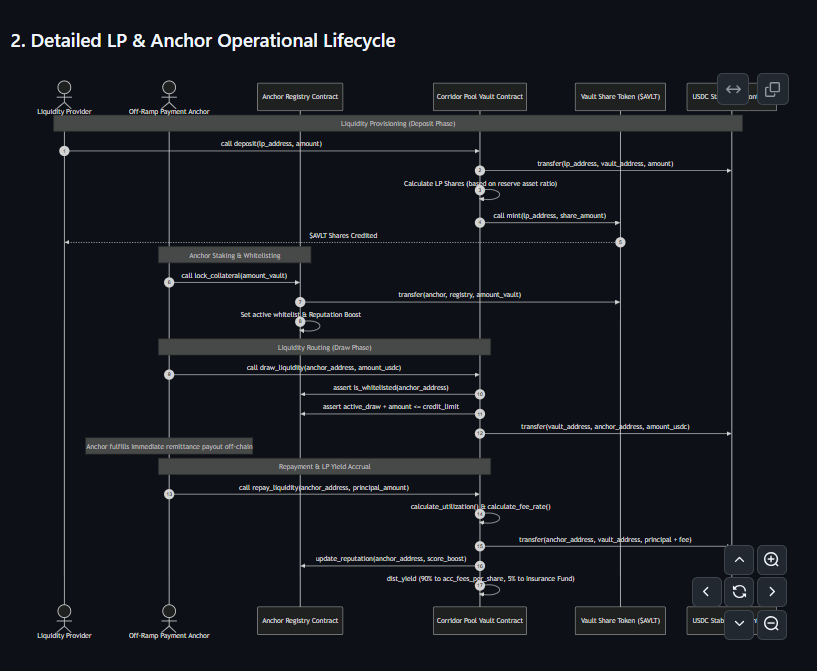
#> input picture website phtoo/Screenshot 2026-06-07 003806.png, 817 x 671 px, found by its file name
$ python generate_anchorvault_launch_video.py
#> lines starting #> are read from the running program, lines starting #| are printed output that depends on the picture
import os
import textwrap
from typing import Dict, Optional, Tuple

import imageio.v2 as imageio
import numpy as np
from PIL import Image, ImageDraw, ImageEnhance, ImageFilter, ImageFont

ROOT = r"E:\AnchorVault onchain stellar"
OUTPUT_DIR = os.path.join(ROOT, "generated")
OUTPUT_VIDEO = os.path.join(OUTPUT_DIR, "anchorvault_mainnet_launch_30s.mp4")

W, H = 1920, 1080
FPS = 30
SHOT_SECONDS = 5
SHOT_FRAMES = SHOT_SECONDS * FPS

SHOTS = [
    {
        "image": r"website phtoo\Screenshot 2026-06-07 003806.png",
        "title": "LIQUIDITY IS FRAGMENTED",
        "subtitle": "Billions in liquidity sit idle while global payment corridors remain disconnected.",
        "zoom": (1.00, 1.10),
        "pan": (-0.15, 0.10),
        "overlay_alpha": 165,
        "saturation": 0.8,
    },
    {
        "image": r"website phtoo\Screenshot 2026-06-07 003402.png",
        "title": "ANCHORVAULT IS LIVE",
        "subtitle": "Introducing AnchorVault. A trustless liquidity protocol built on Stellar Mainnet.",
        "zoom": (1.00, 1.06),
        "pan": (0.05, 0.02),
        "overlay_alpha": 95,
        "saturation": 1.05,
    },
    {
        "image": r"website phtoo\Screenshot 2026-06-07 003453.png",
        "title": "EARN ORGANIC YIELD",
        "subtitle": "Deposit stablecoins, power real settlement corridors, and earn yield from actual transaction activity.",
        "zoom": (1.00, 1.08),
        "pan": (0.10, 0.00),
        "overlay_alpha": 100,
        "saturation": 1.08,
    },
    {
        "image": r"website phtoo\Screenshot 2026-06-07 003721.png",
        "title": "REAL-WORLD SETTLEMENT",
        "subtitle": "AnchorVault connects on-chain liquidity directly to payment anchors and real-world settlement infrastructure.",
        "zoom": (1.00, 1.12),
        "pan": (-0.08, 0.06),
        "overlay_alpha": 105,
        "saturation": 1.05,
    },
    {
        "image": r"website phtoo\Screenshot 2026-06-07 003438.png",
        "title": "LIVE. TRANSPARENT. ON-CHAIN.",
        "subtitle": "Monitor performance in real time, track liquidity, and watch rewards compound directly on-chain.",
        "zoom": (1.00, 1.10),
        "pan": (0.12, 0.08),
        "overlay_alpha": 95,
        "saturation": 1.06,
    },
    {
        "image": None,
        "title": "BUILD THE FUTURE",
        "subtitle": "AnchorVault is live on Stellar Mainnet. Provide liquidity. Earn organic yield. Join the future of global payments.",
    },
]

FINAL_LINES = [
    "ANCHORVAULT",
    "LIVE ON STELLAR MAINNET",
    "www.anchorvault.xyz",
    "PROVIDE LIQUIDITY • EARN YIELD • POWER PAYMENTS",
]


def load_font(size: int, bold: bool = False) -> ImageFont.ImageFont:
    candidates = [
        r"C:\Windows\Fonts\segoeuib.ttf" if bold else r"C:\Windows\Fonts\segoeui.ttf",
        r"C:\Windows\Fonts\arialbd.ttf" if bold else r"C:\Windows\Fonts\arial.ttf",
    ]
    for path in candidates:
        if os.path.exists(path):
            return ImageFont.truetype(path, size=size)
    return ImageFont.load_default()


def resize_cover(img: Image.Image, target_size: Tuple[int, int]) -> Image.Image:
#> called with target_size = (1920, 1080)
    tw, th = target_size
    scale = max(tw / img.width, th / img.height)
#> scale = 2.35
    nw, nh = int(img.width * scale), int(img.height * scale)
#> nw = 1920; nh = 1576
    resized = img.resize((nw, nh), Image.Resampling.LANCZOS)
    left = (nw - tw) // 2
#> left = 0
    top = (nh - th) // 2
#> top = 248
    return resized.crop((left, top, left + tw, top + th))
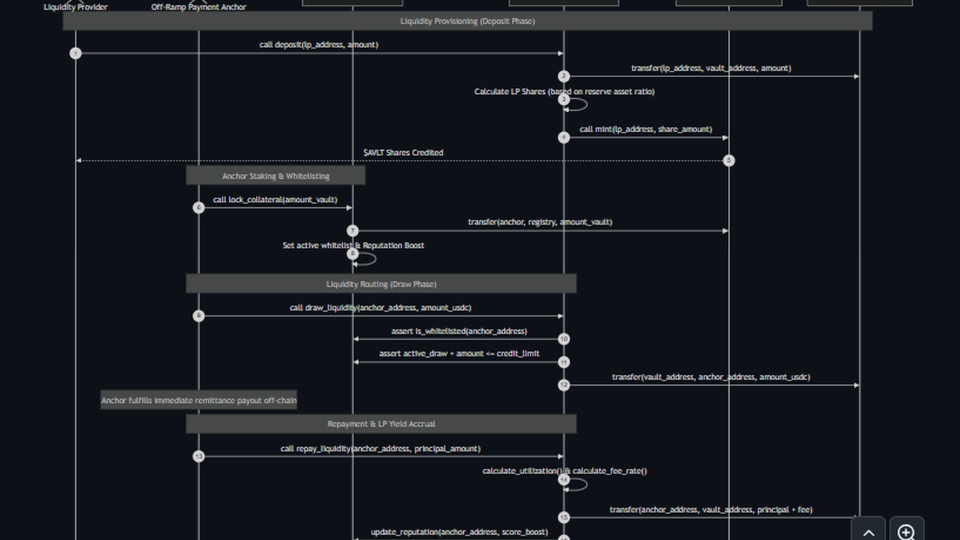
#> returned value: PIL image 1920x1080 RGB (shown at 1/2 size); mean R, G, B 23.1, 26.8, 32.1


def animated_bg(
    src: Image.Image,
    progress: float,
    zoom_range: Tuple[float, float],
    pan: Tuple[float, float],
    overlay_alpha: int,
    saturation: float,
    blur: float = 0.0,
) -> Image.Image:
    base = resize_cover(src, (W, H))
    if abs(saturation - 1.0) > 1e-3:
        base = ImageEnhance.Color(base).enhance(saturation)

    z0, z1 = zoom_range
    zoom = z0 + (z1 - z0) * progress
    zw, zh = int(W * zoom), int(H * zoom)
    zoomed = base.resize((zw, zh), Image.Resampling.LANCZOS)

    extra_x = max(0, zw - W)
    extra_y = max(0, zh - H)
    pan_x, pan_y = pan
    x = int(extra_x * (0.5 + pan_x * (progress - 0.5)))
    y = int(extra_y * (0.5 + pan_y * (progress - 0.5)))
    x = max(0, min(x, extra_x))
    y = max(0, min(y, extra_y))
    frame = zoomed.crop((x, y, x + W, y + H))

    if blur > 0:
        frame = frame.filter(ImageFilter.GaussianBlur(radius=blur))

    overlay = Image.new("RGBA", (W, H), (5, 7, 14, overlay_alpha))
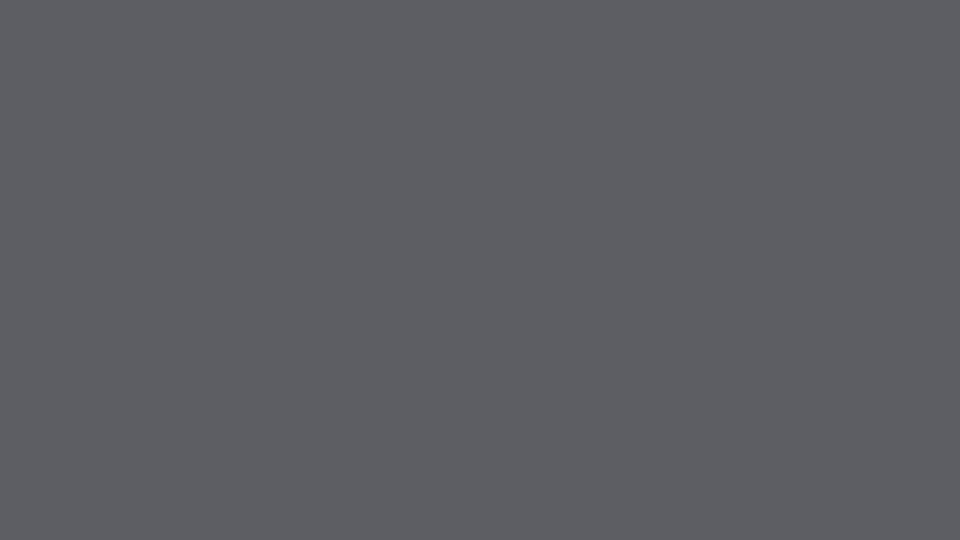
#> overlay: PIL image 1920x1080 RGBA (shown at 1/2 size); mean R, G, B, A 5, 7, 14, 165; transparent parts drawn white
    frame_rgba = frame.convert("RGBA")
    frame_rgba.alpha_composite(overlay)
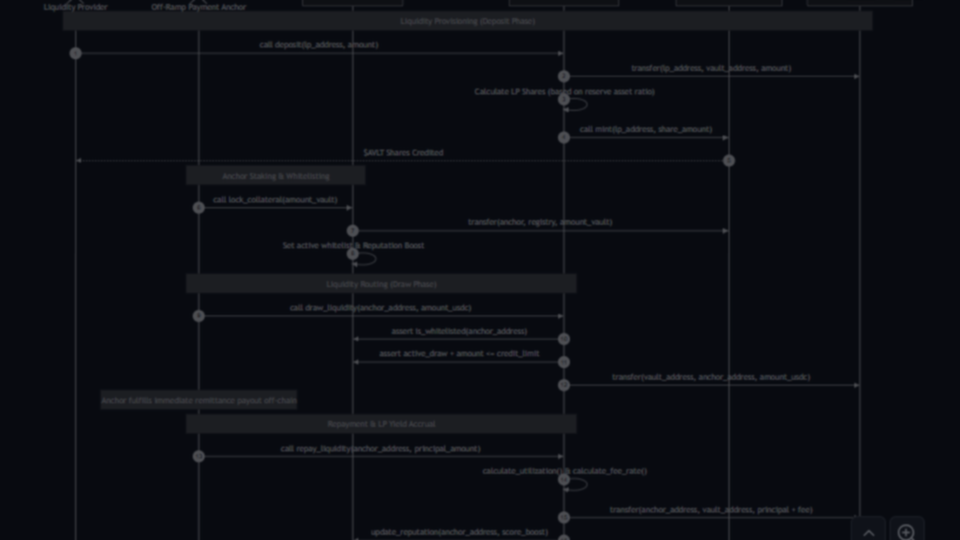
#> frame_rgba: PIL image 1920x1080 RGBA (shown at 1/2 size); mean R, G, B, A 11.5, 13.5, 19.4, 255
    return frame_rgba.convert("RGB")


def draw_text_block(
    frame: Image.Image,
    title: str,
    subtitle: str,
    *,
    title_y: int = 790,
    subtitle_y: int = 890,
) -> Image.Image:
    draw = ImageDraw.Draw(frame)
    title_font = load_font(72, bold=True)
    subtitle_font = load_font(37, bold=False)
    small_font = load_font(28, bold=True)

    accent = (145, 93, 255)
    white = (245, 246, 250)
    muted = (205, 210, 225)
    shadow = (0, 0, 0)

    # Accent bar
    draw.rounded_rectangle((90, title_y - 32, 106, title_y + 130), radius=6, fill=accent)

    draw.text((130, title_y + 4), title, fill=shadow, font=title_font, stroke_width=3, stroke_fill=shadow)
    draw.text((130, title_y), title, fill=white, font=title_font)

    wrapped = textwrap.fill(subtitle, width=78)
    draw.text((130, subtitle_y), wrapped, fill=muted, font=subtitle_font)

    # Corner signature
    draw.text((W - 540, 52), "ANCHORVAULT MAINNET", fill=(210, 210, 220), font=small_font)
    draw.text((W - 228, 52), "LIVE", fill=accent, font=small_font)

    return frame


def find_logo() -> Optional[Image.Image]:
    candidates = [
        os.path.join(ROOT, r"branding ket\logo.png"),
        os.path.join(ROOT, r"public\logo.png"),
        os.path.join(ROOT, r"logo\4f88ce10-63c4-4ecf-b100-dadf6b56d9a8-removebg-preview.png"),
    ]
    for path in candidates:
        if os.path.exists(path):
            return Image.open(path).convert("RGBA")
    return None


def render_final_shot(progress: float, logo: Optional[Image.Image]) -> Image.Image:
    frame = Image.new("RGB", (W, H), (2, 2, 6))
    draw = ImageDraw.Draw(frame)

    title_font = load_font(86, bold=True)
    mid_font = load_font(52, bold=True)
    small_font = load_font(36, bold=False)
    tiny_font = load_font(28, bold=True)

    glow_alpha = int(120 + 55 * progress)
    glow = Image.new("RGBA", (W, H), (20, 12, 45, 0))
    glow_draw = ImageDraw.Draw(glow)
    glow_draw.ellipse((520, 180, 1400, 860), fill=(128, 84, 255, glow_alpha))
    glow = glow.filter(ImageFilter.GaussianBlur(radius=120))
    frame = Image.alpha_composite(frame.convert("RGBA"), glow).convert("RGB")
    draw = ImageDraw.Draw(frame)

    if logo is not None:
        logo_scale = 0.30 + (progress * 0.03)
        lw = int(logo.width * logo_scale)
        lh = int(logo.height * logo_scale)
        lresized = logo.resize((max(1, lw), max(1, lh)), Image.Resampling.LANCZOS)
        lx = (W - lresized.width) // 2
        ly = 170
        frame_rgba = frame.convert("RGBA")
        frame_rgba.alpha_composite(lresized, (lx, ly))
        frame = frame_rgba.convert("RGB")
        draw = ImageDraw.Draw(frame)

    draw.text((W // 2 - 280, 470), FINAL_LINES[0], fill=(250, 250, 252), font=title_font)
    draw.text((W // 2 - 350, 585), FINAL_LINES[1], fill=(198, 156, 255), font=mid_font)
    draw.text((W // 2 - 165, 675), FINAL_LINES[2], fill=(226, 226, 232), font=small_font)
    draw.text((W // 2 - 430, 760), FINAL_LINES[3], fill=(210, 214, 230), font=tiny_font)
    draw.text((W // 2 - 170, 860), "BUILD THE FUTURE", fill=(158, 98, 255), font=mid_font)

    return frame


def shot_frame(shot: Dict, progress: float, logo: Optional[Image.Image]) -> Image.Image:
    if shot["image"] is None:
        return render_final_shot(progress, logo)

    path = os.path.join(ROOT, shot["image"])
    src = Image.open(path).convert("RGB")
    frame = animated_bg(
        src=src,
        progress=progress,
        zoom_range=shot["zoom"],
        pan=shot["pan"],
        overlay_alpha=shot["overlay_alpha"],
        saturation=shot["saturation"],
        blur=1.5 if shot["title"] == "LIQUIDITY IS FRAGMENTED" else 0.0,
    )
    return draw_text_block(frame, shot["title"], shot["subtitle"])


def main() -> None:
    os.makedirs(OUTPUT_DIR, exist_ok=True)
    logo = find_logo()

    writer = imageio.get_writer(
        OUTPUT_VIDEO,
        fps=FPS,
        codec="libx264",
        quality=8,
        pixelformat="yuv420p",
        macro_block_size=1,
        ffmpeg_log_level="error",
    )

    total_frames = SHOT_FRAMES * len(SHOTS)
    frame_index = 0
    for shot_i, shot in enumerate(SHOTS, start=1):
        for f in range(SHOT_FRAMES):
            progress = f / max(1, SHOT_FRAMES - 1)
            frame = shot_frame(shot, progress, logo)
#> (the run stopped early here; a loop or call above may not have finished)
